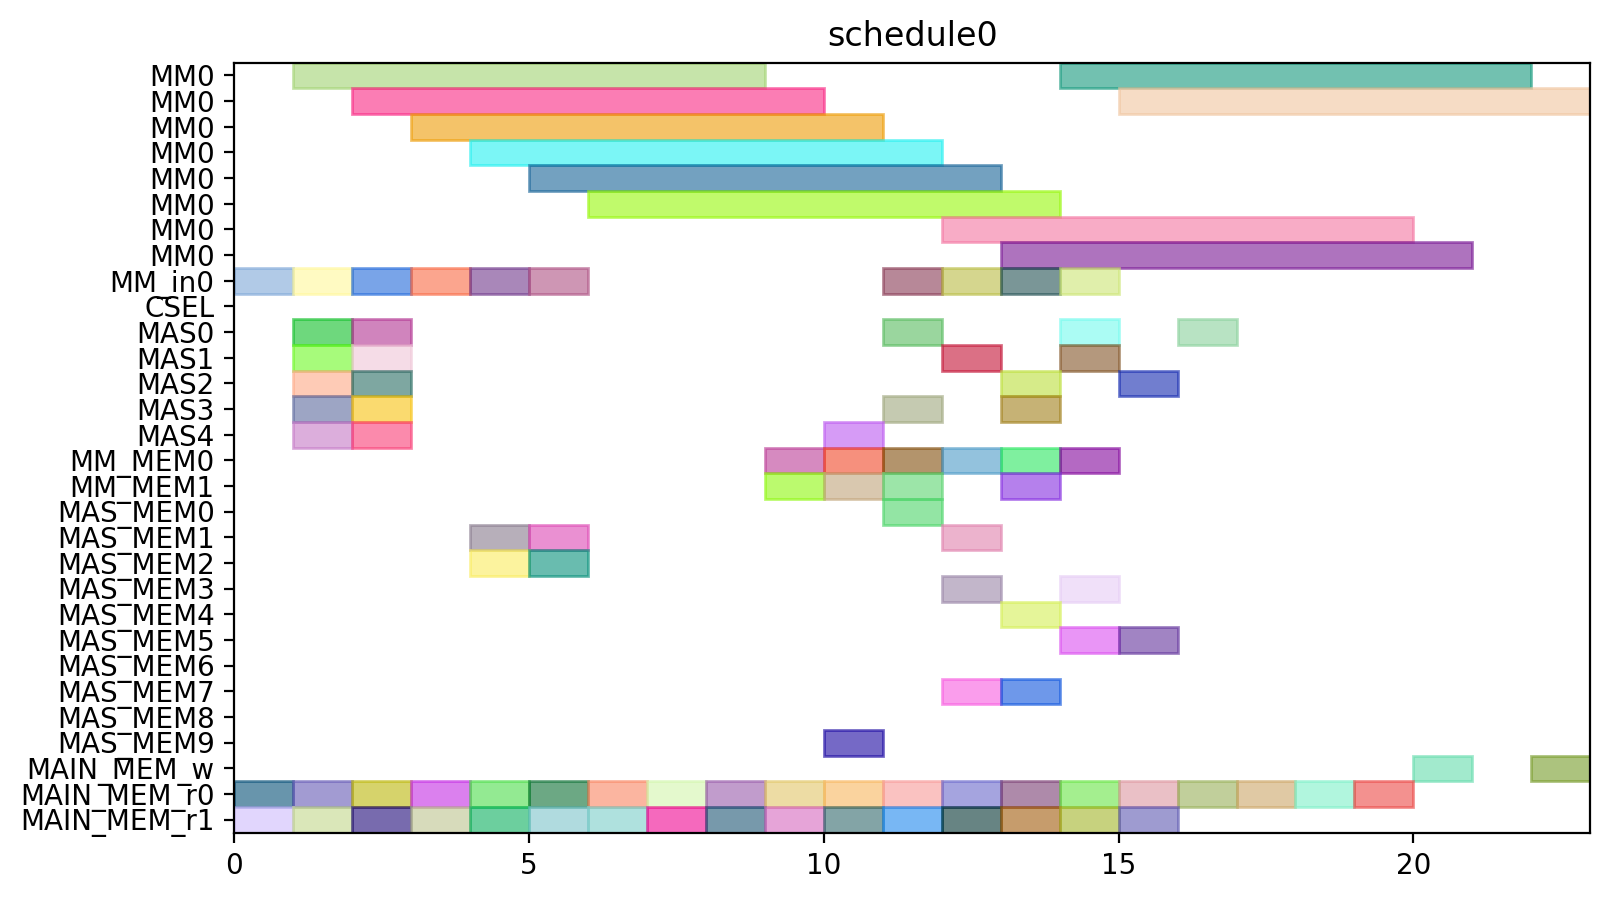

Reproduce this figure in Python.
from pyschedule import Scenario, solvers, plotters, alt


def solve():
	horizon = 90
	S = Scenario("schedule0", horizon=horizon)

	# resource
	MM = S.Resources('MM', num=1, size=8)
	MM_in = S.Resources('MM_in', num=1)
	CSEL = S.Resource('CSEL')
	MAS = S.Resources('MAS', num=5, size=1, periods=range(1, horizon))
	MM_MEM = S.Resources('MM_MEM', num=2)
	MAS_MEM = S.Resources('MAS_MEM', num=10)
	MAIN_MEM_w = S.Resource('MAIN_MEM_w', size=1)
	MAIN_MEM_r = S.Resources('MAIN_MEM_r', num=2)

	# result of previous scheduling

	# new tasks
	t0_t0_in = S.Task('t0_t0_in', length=1, delay_cost=1)
	t0_t0_in += alt(MM_in)
	t0_t0 = S.Task('t0_t0', length=8, delay_cost=1)
	t0_t0 += alt(MM)
	S += t0_t0>=t0_t0_in

	t0_t0_mem0 = S.Task('t0_t0_mem0', length=1, delay_cost=1)
	t0_t0_mem0 += MAIN_MEM_r[0]
	t0_t0_mem1 = S.Task('t0_t0_mem1', length=1, delay_cost=1)
	t0_t0_mem1 += MAIN_MEM_r[1]
	t0_t1_in = S.Task('t0_t1_in', length=1, delay_cost=1)
	t0_t1_in += alt(MM_in)
	t0_t1 = S.Task('t0_t1', length=8, delay_cost=1)
	t0_t1 += alt(MM)
	S += t0_t1>=t0_t1_in

	t0_t1_mem0 = S.Task('t0_t1_mem0', length=1, delay_cost=1)
	t0_t1_mem0 += MAIN_MEM_r[0]
	t0_t1_mem1 = S.Task('t0_t1_mem1', length=1, delay_cost=1)
	t0_t1_mem1 += MAIN_MEM_r[1]
	t0_t2 = S.Task('t0_t2', length=1, delay_cost=1)
	t0_t2 += alt(MAS)

	t0_t2_mem0 = S.Task('t0_t2_mem0', length=1, delay_cost=1)
	t0_t2_mem0 += MAIN_MEM_r[0]
	t0_t2_mem1 = S.Task('t0_t2_mem1', length=1, delay_cost=1)
	t0_t2_mem1 += MAIN_MEM_r[1]
	t0_t3 = S.Task('t0_t3', length=1, delay_cost=1)
	t0_t3 += alt(MAS)

	t0_t3_mem0 = S.Task('t0_t3_mem0', length=1, delay_cost=1)
	t0_t3_mem0 += MAIN_MEM_r[0]
	t0_t3_mem1 = S.Task('t0_t3_mem1', length=1, delay_cost=1)
	t0_t3_mem1 += MAIN_MEM_r[1]
	t2_t0_in = S.Task('t2_t0_in', length=1, delay_cost=1)
	t2_t0_in += alt(MM_in)
	t2_t0 = S.Task('t2_t0', length=8, delay_cost=1)
	t2_t0 += alt(MM)
	S += t2_t0>=t2_t0_in

	t2_t0_mem0 = S.Task('t2_t0_mem0', length=1, delay_cost=1)
	t2_t0_mem0 += MAIN_MEM_r[0]
	t2_t0_mem1 = S.Task('t2_t0_mem1', length=1, delay_cost=1)
	t2_t0_mem1 += MAIN_MEM_r[1]
	t2_t1_in = S.Task('t2_t1_in', length=1, delay_cost=1)
	t2_t1_in += alt(MM_in)
	t2_t1 = S.Task('t2_t1', length=8, delay_cost=1)
	t2_t1 += alt(MM)
	S += t2_t1>=t2_t1_in

	t2_t1_mem0 = S.Task('t2_t1_mem0', length=1, delay_cost=1)
	t2_t1_mem0 += MAIN_MEM_r[0]
	t2_t1_mem1 = S.Task('t2_t1_mem1', length=1, delay_cost=1)
	t2_t1_mem1 += MAIN_MEM_r[1]
	t2_t2 = S.Task('t2_t2', length=1, delay_cost=1)
	t2_t2 += alt(MAS)

	t2_t2_mem0 = S.Task('t2_t2_mem0', length=1, delay_cost=1)
	t2_t2_mem0 += MAIN_MEM_r[0]
	t2_t2_mem1 = S.Task('t2_t2_mem1', length=1, delay_cost=1)
	t2_t2_mem1 += MAIN_MEM_r[1]
	t2_t3 = S.Task('t2_t3', length=1, delay_cost=1)
	t2_t3 += alt(MAS)

	t2_t3_mem0 = S.Task('t2_t3_mem0', length=1, delay_cost=1)
	t2_t3_mem0 += MAIN_MEM_r[0]
	t2_t3_mem1 = S.Task('t2_t3_mem1', length=1, delay_cost=1)
	t2_t3_mem1 += MAIN_MEM_r[1]
	t7_t2 = S.Task('t7_t2', length=1, delay_cost=1)
	t7_t2 += alt(MAS)

	t7_t2_mem0 = S.Task('t7_t2_mem0', length=1, delay_cost=1)
	t7_t2_mem0 += MAIN_MEM_r[0]
	t7_t2_mem1 = S.Task('t7_t2_mem1', length=1, delay_cost=1)
	t7_t2_mem1 += MAIN_MEM_r[1]
	t9_t2 = S.Task('t9_t2', length=1, delay_cost=1)
	t9_t2 += alt(MAS)

	t9_t2_mem0 = S.Task('t9_t2_mem0', length=1, delay_cost=1)
	t9_t2_mem0 += MAIN_MEM_r[0]
	t9_t2_mem1 = S.Task('t9_t2_mem1', length=1, delay_cost=1)
	t9_t2_mem1 += MAIN_MEM_r[1]
	t14_t2 = S.Task('t14_t2', length=1, delay_cost=1)
	t14_t2 += alt(MAS)

	t14_t2_mem0 = S.Task('t14_t2_mem0', length=1, delay_cost=1)
	t14_t2_mem0 += MAIN_MEM_r[0]
	t14_t2_mem1 = S.Task('t14_t2_mem1', length=1, delay_cost=1)
	t14_t2_mem1 += MAIN_MEM_r[1]
	new_TZ_t2 = S.Task('new_TZ_t2', length=1, delay_cost=1)
	new_TZ_t2 += alt(MAS)

	new_TZ_t2_mem0 = S.Task('new_TZ_t2_mem0', length=1, delay_cost=1)
	new_TZ_t2_mem0 += MAIN_MEM_r[0]
	new_TZ_t2_mem1 = S.Task('new_TZ_t2_mem1', length=1, delay_cost=1)
	new_TZ_t2_mem1 += MAIN_MEM_r[1]
	t16_t2 = S.Task('t16_t2', length=1, delay_cost=1)
	t16_t2 += alt(MAS)

	t16_t2_mem0 = S.Task('t16_t2_mem0', length=1, delay_cost=1)
	t16_t2_mem0 += MAIN_MEM_r[0]
	t16_t2_mem1 = S.Task('t16_t2_mem1', length=1, delay_cost=1)
	t16_t2_mem1 += MAIN_MEM_r[1]
	t17_t2 = S.Task('t17_t2', length=1, delay_cost=1)
	t17_t2 += alt(MAS)

	t17_t2_mem0 = S.Task('t17_t2_mem0', length=1, delay_cost=1)
	t17_t2_mem0 += MAIN_MEM_r[0]
	t17_t2_mem1 = S.Task('t17_t2_mem1', length=1, delay_cost=1)
	t17_t2_mem1 += MAIN_MEM_r[1]
	t0_t4_in = S.Task('t0_t4_in', length=1, delay_cost=1)
	t0_t4_in += alt(MM_in)
	t0_t4 = S.Task('t0_t4', length=8, delay_cost=1)
	t0_t4 += alt(MM)
	S += t0_t4>=t0_t4_in

	t0_t4_mem0 = S.Task('t0_t4_mem0', length=1, delay_cost=1)
	t0_t4_mem0 += alt(MAS_MEM)
	S += (t0_t2*MAS[0])-1 < t0_t4_mem0*MAS_MEM[0]
	S += (t0_t2*MAS[1])-1 < t0_t4_mem0*MAS_MEM[2]
	S += (t0_t2*MAS[2])-1 < t0_t4_mem0*MAS_MEM[4]
	S += (t0_t2*MAS[3])-1 < t0_t4_mem0*MAS_MEM[6]
	S += (t0_t2*MAS[4])-1 < t0_t4_mem0*MAS_MEM[8]
	S += t0_t4_mem0 <= t0_t4

	t0_t4_mem1 = S.Task('t0_t4_mem1', length=1, delay_cost=1)
	t0_t4_mem1 += alt(MAS_MEM)
	S += (t0_t3*MAS[0])-1 < t0_t4_mem1*MAS_MEM[1]
	S += (t0_t3*MAS[1])-1 < t0_t4_mem1*MAS_MEM[3]
	S += (t0_t3*MAS[2])-1 < t0_t4_mem1*MAS_MEM[5]
	S += (t0_t3*MAS[3])-1 < t0_t4_mem1*MAS_MEM[7]
	S += (t0_t3*MAS[4])-1 < t0_t4_mem1*MAS_MEM[9]
	S += t0_t4_mem1 <= t0_t4

	t00 = S.Task('t00', length=1, delay_cost=1)
	t00 += alt(MAS)

	t00_mem0 = S.Task('t00_mem0', length=1, delay_cost=1)
	t00_mem0 += alt(MM_MEM)
	S += (t0_t0*MM[0])-1 < t00_mem0*MM_MEM[0]
	S += t00_mem0 <= t00

	t00_mem1 = S.Task('t00_mem1', length=1, delay_cost=1)
	t00_mem1 += alt(MM_MEM)
	S += (t0_t1*MM[0])-1 < t00_mem1*MM_MEM[1]
	S += t00_mem1 <= t00

	t0_t5 = S.Task('t0_t5', length=1, delay_cost=1)
	t0_t5 += alt(MAS)

	t0_t5_mem0 = S.Task('t0_t5_mem0', length=1, delay_cost=1)
	t0_t5_mem0 += alt(MM_MEM)
	S += (t0_t0*MM[0])-1 < t0_t5_mem0*MM_MEM[0]
	S += t0_t5_mem0 <= t0_t5

	t0_t5_mem1 = S.Task('t0_t5_mem1', length=1, delay_cost=1)
	t0_t5_mem1 += alt(MM_MEM)
	S += (t0_t1*MM[0])-1 < t0_t5_mem1*MM_MEM[1]
	S += t0_t5_mem1 <= t0_t5

	t2_t4_in = S.Task('t2_t4_in', length=1, delay_cost=1)
	t2_t4_in += alt(MM_in)
	t2_t4 = S.Task('t2_t4', length=8, delay_cost=1)
	t2_t4 += alt(MM)
	S += t2_t4>=t2_t4_in

	t2_t4_mem0 = S.Task('t2_t4_mem0', length=1, delay_cost=1)
	t2_t4_mem0 += alt(MAS_MEM)
	S += (t2_t2*MAS[0])-1 < t2_t4_mem0*MAS_MEM[0]
	S += (t2_t2*MAS[1])-1 < t2_t4_mem0*MAS_MEM[2]
	S += (t2_t2*MAS[2])-1 < t2_t4_mem0*MAS_MEM[4]
	S += (t2_t2*MAS[3])-1 < t2_t4_mem0*MAS_MEM[6]
	S += (t2_t2*MAS[4])-1 < t2_t4_mem0*MAS_MEM[8]
	S += t2_t4_mem0 <= t2_t4

	t2_t4_mem1 = S.Task('t2_t4_mem1', length=1, delay_cost=1)
	t2_t4_mem1 += alt(MAS_MEM)
	S += (t2_t3*MAS[0])-1 < t2_t4_mem1*MAS_MEM[1]
	S += (t2_t3*MAS[1])-1 < t2_t4_mem1*MAS_MEM[3]
	S += (t2_t3*MAS[2])-1 < t2_t4_mem1*MAS_MEM[5]
	S += (t2_t3*MAS[3])-1 < t2_t4_mem1*MAS_MEM[7]
	S += (t2_t3*MAS[4])-1 < t2_t4_mem1*MAS_MEM[9]
	S += t2_t4_mem1 <= t2_t4

	t20 = S.Task('t20', length=1, delay_cost=1)
	t20 += alt(MAS)

	t20_mem0 = S.Task('t20_mem0', length=1, delay_cost=1)
	t20_mem0 += alt(MM_MEM)
	S += (t2_t0*MM[0])-1 < t20_mem0*MM_MEM[0]
	S += t20_mem0 <= t20

	t20_mem1 = S.Task('t20_mem1', length=1, delay_cost=1)
	t20_mem1 += alt(MM_MEM)
	S += (t2_t1*MM[0])-1 < t20_mem1*MM_MEM[1]
	S += t20_mem1 <= t20

	t2_t5 = S.Task('t2_t5', length=1, delay_cost=1)
	t2_t5 += alt(MAS)

	t2_t5_mem0 = S.Task('t2_t5_mem0', length=1, delay_cost=1)
	t2_t5_mem0 += alt(MM_MEM)
	S += (t2_t0*MM[0])-1 < t2_t5_mem0*MM_MEM[0]
	S += t2_t5_mem0 <= t2_t5

	t2_t5_mem1 = S.Task('t2_t5_mem1', length=1, delay_cost=1)
	t2_t5_mem1 += alt(MM_MEM)
	S += (t2_t1*MM[0])-1 < t2_t5_mem1*MM_MEM[1]
	S += t2_t5_mem1 <= t2_t5

	t01 = S.Task('t01', length=1, delay_cost=1)
	t01 += alt(MAS)

	t01_mem0 = S.Task('t01_mem0', length=1, delay_cost=1)
	t01_mem0 += alt(MM_MEM)
	S += (t0_t4*MM[0])-1 < t01_mem0*MM_MEM[0]
	S += t01_mem0 <= t01

	t01_mem1 = S.Task('t01_mem1', length=1, delay_cost=1)
	t01_mem1 += alt(MAS_MEM)
	S += (t0_t5*MAS[0])-1 < t01_mem1*MAS_MEM[1]
	S += (t0_t5*MAS[1])-1 < t01_mem1*MAS_MEM[3]
	S += (t0_t5*MAS[2])-1 < t01_mem1*MAS_MEM[5]
	S += (t0_t5*MAS[3])-1 < t01_mem1*MAS_MEM[7]
	S += (t0_t5*MAS[4])-1 < t01_mem1*MAS_MEM[9]
	S += t01_mem1 <= t01

	t10 = S.Task('t10', length=1, delay_cost=1)
	t10 += alt(MAS)

	t10_mem0 = S.Task('t10_mem0', length=1, delay_cost=1)
	t10_mem0 += MAIN_MEM_r[0]
	t10_mem1 = S.Task('t10_mem1', length=1, delay_cost=1)
	t10_mem1 += alt(MAS_MEM)
	S += (t00*MAS[0])-1 < t10_mem1*MAS_MEM[1]
	S += (t00*MAS[1])-1 < t10_mem1*MAS_MEM[3]
	S += (t00*MAS[2])-1 < t10_mem1*MAS_MEM[5]
	S += (t00*MAS[3])-1 < t10_mem1*MAS_MEM[7]
	S += (t00*MAS[4])-1 < t10_mem1*MAS_MEM[9]
	S += t10_mem1 <= t10

	t21 = S.Task('t21', length=1, delay_cost=1)
	t21 += alt(MAS)

	t21_mem0 = S.Task('t21_mem0', length=1, delay_cost=1)
	t21_mem0 += alt(MM_MEM)
	S += (t2_t4*MM[0])-1 < t21_mem0*MM_MEM[0]
	S += t21_mem0 <= t21

	t21_mem1 = S.Task('t21_mem1', length=1, delay_cost=1)
	t21_mem1 += alt(MAS_MEM)
	S += (t2_t5*MAS[0])-1 < t21_mem1*MAS_MEM[1]
	S += (t2_t5*MAS[1])-1 < t21_mem1*MAS_MEM[3]
	S += (t2_t5*MAS[2])-1 < t21_mem1*MAS_MEM[5]
	S += (t2_t5*MAS[3])-1 < t21_mem1*MAS_MEM[7]
	S += (t2_t5*MAS[4])-1 < t21_mem1*MAS_MEM[9]
	S += t21_mem1 <= t21

	t30 = S.Task('t30', length=1, delay_cost=1)
	t30 += alt(MAS)

	t30_mem0 = S.Task('t30_mem0', length=1, delay_cost=1)
	t30_mem0 += MAIN_MEM_r[0]
	t30_mem1 = S.Task('t30_mem1', length=1, delay_cost=1)
	t30_mem1 += alt(MAS_MEM)
	S += (t20*MAS[0])-1 < t30_mem1*MAS_MEM[1]
	S += (t20*MAS[1])-1 < t30_mem1*MAS_MEM[3]
	S += (t20*MAS[2])-1 < t30_mem1*MAS_MEM[5]
	S += (t20*MAS[3])-1 < t30_mem1*MAS_MEM[7]
	S += (t20*MAS[4])-1 < t30_mem1*MAS_MEM[9]
	S += t30_mem1 <= t30

	t11 = S.Task('t11', length=1, delay_cost=1)
	t11 += alt(MAS)

	t11_mem0 = S.Task('t11_mem0', length=1, delay_cost=1)
	t11_mem0 += MAIN_MEM_r[0]
	t11_mem1 = S.Task('t11_mem1', length=1, delay_cost=1)
	t11_mem1 += alt(MAS_MEM)
	S += (t01*MAS[0])-1 < t11_mem1*MAS_MEM[1]
	S += (t01*MAS[1])-1 < t11_mem1*MAS_MEM[3]
	S += (t01*MAS[2])-1 < t11_mem1*MAS_MEM[5]
	S += (t01*MAS[3])-1 < t11_mem1*MAS_MEM[7]
	S += (t01*MAS[4])-1 < t11_mem1*MAS_MEM[9]
	S += t11_mem1 <= t11

	t31 = S.Task('t31', length=1, delay_cost=1)
	t31 += alt(MAS)

	t31_mem0 = S.Task('t31_mem0', length=1, delay_cost=1)
	t31_mem0 += MAIN_MEM_r[0]
	t31_mem1 = S.Task('t31_mem1', length=1, delay_cost=1)
	t31_mem1 += alt(MAS_MEM)
	S += (t21*MAS[0])-1 < t31_mem1*MAS_MEM[1]
	S += (t21*MAS[1])-1 < t31_mem1*MAS_MEM[3]
	S += (t21*MAS[2])-1 < t31_mem1*MAS_MEM[5]
	S += (t21*MAS[3])-1 < t31_mem1*MAS_MEM[7]
	S += (t21*MAS[4])-1 < t31_mem1*MAS_MEM[9]
	S += t31_mem1 <= t31

	c010_in = S.Task('c010_in', length=1, delay_cost=1)
	c010_in += alt(MM_in)
	c010 = S.Task('c010', length=8, delay_cost=1)
	c010 += alt(MM)
	S += c010>=c010_in

	S += 0<c010

	c010_w = S.Task('c010_w', length=1, delay_cost=1)
	c010_w += alt(MAIN_MEM_w)
	S += c010 <= c010_w

	c010_mem0 = S.Task('c010_mem0', length=1, delay_cost=1)
	c010_mem0 += alt(MAS_MEM)
	S += (t30*MAS[0])-1 < c010_mem0*MAS_MEM[0]
	S += (t30*MAS[1])-1 < c010_mem0*MAS_MEM[2]
	S += (t30*MAS[2])-1 < c010_mem0*MAS_MEM[4]
	S += (t30*MAS[3])-1 < c010_mem0*MAS_MEM[6]
	S += (t30*MAS[4])-1 < c010_mem0*MAS_MEM[8]
	S += c010_mem0 <= c010

	c010_mem1 = S.Task('c010_mem1', length=1, delay_cost=1)
	c010_mem1 += MAIN_MEM_r[1]
	c200_in = S.Task('c200_in', length=1, delay_cost=1)
	c200_in += alt(MM_in)
	c200 = S.Task('c200', length=8, delay_cost=1)
	c200 += alt(MM)
	S += c200>=c200_in

	S += 0<c200

	c200_w = S.Task('c200_w', length=1, delay_cost=1)
	c200_w += alt(MAIN_MEM_w)
	S += c200 <= c200_w

	c200_mem0 = S.Task('c200_mem0', length=1, delay_cost=1)
	c200_mem0 += alt(MAS_MEM)
	S += (t10*MAS[0])-1 < c200_mem0*MAS_MEM[0]
	S += (t10*MAS[1])-1 < c200_mem0*MAS_MEM[2]
	S += (t10*MAS[2])-1 < c200_mem0*MAS_MEM[4]
	S += (t10*MAS[3])-1 < c200_mem0*MAS_MEM[6]
	S += (t10*MAS[4])-1 < c200_mem0*MAS_MEM[8]
	S += c200_mem0 <= c200

	c200_mem1 = S.Task('c200_mem1', length=1, delay_cost=1)
	c200_mem1 += MAIN_MEM_r[1]
	t16_t0_in = S.Task('t16_t0_in', length=1, delay_cost=1)
	t16_t0_in += alt(MM_in)
	t16_t0 = S.Task('t16_t0', length=8, delay_cost=1)
	t16_t0 += alt(MM)
	S += t16_t0>=t16_t0_in

	t16_t0_mem0 = S.Task('t16_t0_mem0', length=1, delay_cost=1)
	t16_t0_mem0 += MAIN_MEM_r[0]
	t16_t0_mem1 = S.Task('t16_t0_mem1', length=1, delay_cost=1)
	t16_t0_mem1 += alt(MAS_MEM)
	S += (t30*MAS[0])-1 < t16_t0_mem1*MAS_MEM[1]
	S += (t30*MAS[1])-1 < t16_t0_mem1*MAS_MEM[3]
	S += (t30*MAS[2])-1 < t16_t0_mem1*MAS_MEM[5]
	S += (t30*MAS[3])-1 < t16_t0_mem1*MAS_MEM[7]
	S += (t30*MAS[4])-1 < t16_t0_mem1*MAS_MEM[9]
	S += t16_t0_mem1 <= t16_t0

	t17_t0_in = S.Task('t17_t0_in', length=1, delay_cost=1)
	t17_t0_in += alt(MM_in)
	t17_t0 = S.Task('t17_t0', length=8, delay_cost=1)
	t17_t0 += alt(MM)
	S += t17_t0>=t17_t0_in

	t17_t0_mem0 = S.Task('t17_t0_mem0', length=1, delay_cost=1)
	t17_t0_mem0 += MAIN_MEM_r[0]
	t17_t0_mem1 = S.Task('t17_t0_mem1', length=1, delay_cost=1)
	t17_t0_mem1 += alt(MAS_MEM)
	S += (t10*MAS[0])-1 < t17_t0_mem1*MAS_MEM[1]
	S += (t10*MAS[1])-1 < t17_t0_mem1*MAS_MEM[3]
	S += (t10*MAS[2])-1 < t17_t0_mem1*MAS_MEM[5]
	S += (t10*MAS[3])-1 < t17_t0_mem1*MAS_MEM[7]
	S += (t10*MAS[4])-1 < t17_t0_mem1*MAS_MEM[9]
	S += t17_t0_mem1 <= t17_t0

	solvers.mip.solve(S,msg=1,kind='CPLEX',ratio_gap=1.01)

	solution = [['hoge']*len(S.solution()[1]) for i in range(len(S.solution()))]
	for i in range(len(S.solution())):
		for j in range(len(S.solution()[i])):
			solution[i][j]=str(S.solution()[i][j])
	print(solution)

	cycles = int(solution[-1][3])

	pic_file_name = "/home/mfukuda/ABE/multiRAM_multiMAS_16mux/scheduling_result/stage8MM1_stage1MAS5/EP2_ADD_w_EVAL/schedule0.png"
	if(S.solution() != []):
		plotters.matplotlib.plot(S,img_filename=pic_file_name, show_task_labels=False, fig_size=(cycles*0.25+3, 5))

	return solution
